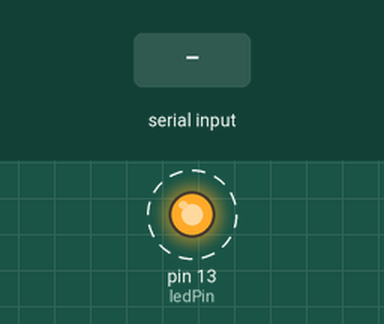
Bench run of a sketch on a simulated Arduino Uno, built with avr-gcc and run on an emulated ATmega328P. On the bench: output pins drawn as LEDs (lit = HIGH). Dashed ring = blinking. The inputs (shaded band) are chosen by the test bench.

Above: at 1.1 s.
2.1 s: "5\n" received over Serial
At 3.7 s:
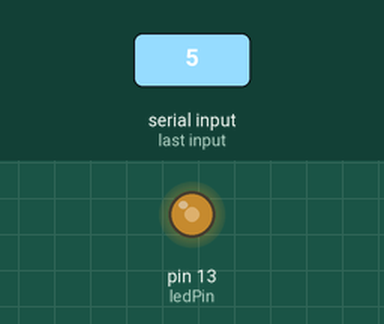
4.5 s: "90,45\n" received over Serial
At 4.72 s:
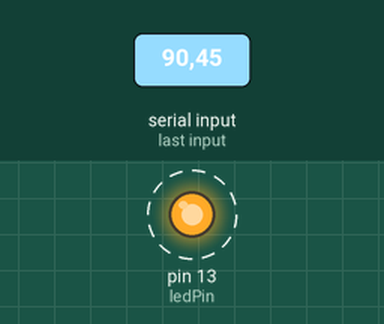
Timing chart, 0 to 13.5 s (numbered marks = the images above; inputs shaded):
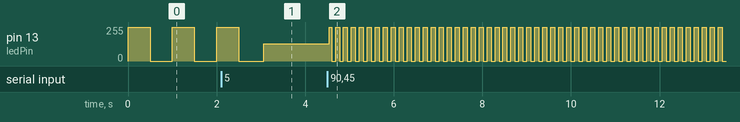

The sketch:

Oppgave01.ino
```cpp
const int ledPin = 13;
int delayTime = 500;

void setup()
{
    pinMode(ledPin, OUTPUT);
    Serial.begin(115200);
}

void loop() {
    for (int j = 1; j >= 0; j--) {
        digitalWrite(ledPin, j);
        delay(delayTime);
    }
    if (Serial.available() > 0) {
        int newDelayTime = Serial.parseInt();
        if (newDelayTime > 0) {
            delayTime = newDelayTime;
        }
        while (Serial.available()) {
            Serial.read();
        }
    }
}
```

Measured:
- after the input at 4.5 s, pin 13 (ledPin): alternates 255/255 for 0.09 s and 0/255 for 0.09 s, starting at once
